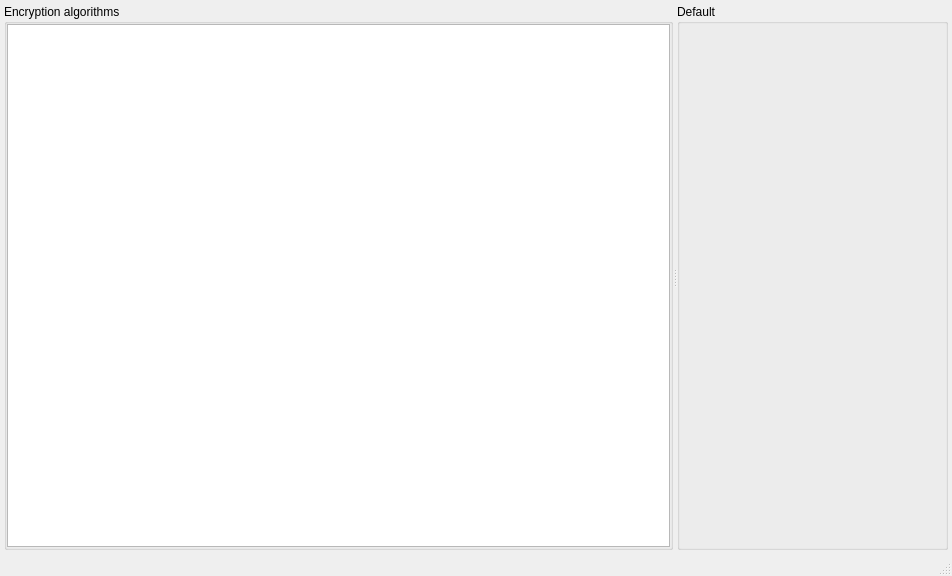
<?xml version="1.0" encoding="UTF-8"?>
<ui version="4.0">
 <class>MainWindow</class>
 <widget class="QMainWindow" name="MainWindow">
  <property name="geometry">
   <rect>
    <x>0</x>
    <y>0</y>
    <width>952</width>
    <height>576</height>
   </rect>
  </property>
  <property name="sizePolicy">
   <sizepolicy hsizetype="Expanding" vsizetype="Expanding">
    <horstretch>0</horstretch>
    <verstretch>0</verstretch>
   </sizepolicy>
  </property>
  <property name="minimumSize">
   <size>
    <width>0</width>
    <height>0</height>
   </size>
  </property>
  <property name="contextMenuPolicy">
   <enum>Qt::NoContextMenu</enum>
  </property>
  <property name="windowTitle">
   <string>MainWindow</string>
  </property>
  <widget class="QWidget" name="centralwidget">
   <layout class="QVBoxLayout" name="verticalLayout_3">
    <property name="spacing">
     <number>0</number>
    </property>
    <property name="leftMargin">
     <number>4</number>
    </property>
    <property name="topMargin">
     <number>4</number>
    </property>
    <property name="rightMargin">
     <number>4</number>
    </property>
    <property name="bottomMargin">
     <number>4</number>
    </property>
    <item>
     <widget class="QSplitter" name="splitter">
      <property name="orientation">
       <enum>Qt::Horizontal</enum>
      </property>
      <widget class="QGroupBox" name="group_box_left">
       <property name="styleSheet">
        <string notr="true"/>
       </property>
       <property name="title">
        <string>Encryption algorithms</string>
       </property>
       <layout class="QVBoxLayout" name="verticalLayout">
        <property name="spacing">
         <number>0</number>
        </property>
        <property name="leftMargin">
         <number>0</number>
        </property>
        <property name="topMargin">
         <number>0</number>
        </property>
        <property name="rightMargin">
         <number>0</number>
        </property>
        <property name="bottomMargin">
         <number>0</number>
        </property>
        <item>
         <widget class="QTreeWidget" name="tree_widget">
          <property name="mouseTracking">
           <bool>false</bool>
          </property>
          <property name="styleSheet">
           <string notr="true"/>
          </property>
          <property name="editTriggers">
           <set>QAbstractItemView::DoubleClicked|QAbstractItemView::EditKeyPressed</set>
          </property>
          <property name="animated">
           <bool>true</bool>
          </property>
          <property name="allColumnsShowFocus">
           <bool>false</bool>
          </property>
          <property name="headerHidden">
           <bool>true</bool>
          </property>
          <column>
           <property name="text">
            <string notr="true">1</string>
           </property>
          </column>
         </widget>
        </item>
       </layout>
      </widget>
      <widget class="QGroupBox" name="group_box_right">
       <property name="title">
        <string>Default</string>
       </property>
       <layout class="QVBoxLayout" name="verticalLayout_2">
        <property name="spacing">
         <number>0</number>
        </property>
        <property name="leftMargin">
         <number>0</number>
        </property>
        <property name="topMargin">
         <number>0</number>
        </property>
        <property name="rightMargin">
         <number>0</number>
        </property>
        <property name="bottomMargin">
         <number>0</number>
        </property>
        <item>
         <widget class="QStackedWidget" name="stacked_widget">
          <property name="minimumSize">
           <size>
            <width>100</width>
            <height>30</height>
           </size>
          </property>
          <property name="currentIndex">
           <number>-1</number>
          </property>
         </widget>
        </item>
       </layout>
      </widget>
     </widget>
    </item>
   </layout>
  </widget>
  <widget class="QMenuBar" name="menu_bar">
   <property name="geometry">
    <rect>
     <x>0</x>
     <y>0</y>
     <width>952</width>
     <height>24</height>
    </rect>
   </property>
   <property name="sizePolicy">
    <sizepolicy hsizetype="Minimum" vsizetype="Minimum">
     <horstretch>0</horstretch>
     <verstretch>0</verstretch>
    </sizepolicy>
   </property>
  </widget>
  <widget class="QStatusBar" name="status_bar"/>
 </widget>
 <resources/>
 <connections/>
</ui>
